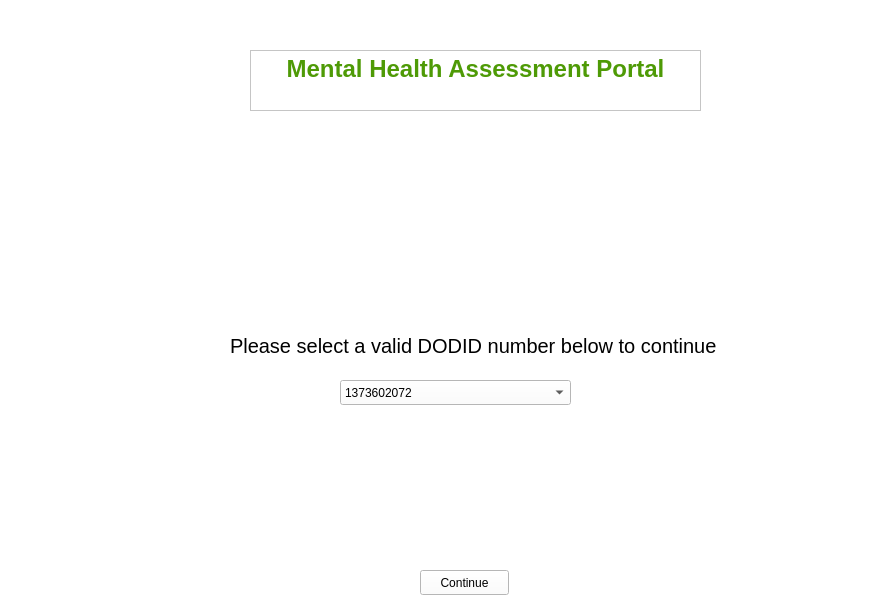
<?xml version="1.0" encoding="UTF-8"?>
<ui version="4.0">
 <class>DODID</class>
 <widget class="QWidget" name="DODID">
  <property name="geometry">
   <rect>
    <x>0</x>
    <y>0</y>
    <width>886</width>
    <height>615</height>
   </rect>
  </property>
  <property name="windowTitle">
   <string>Form</string>
  </property>
  <property name="styleSheet">
   <string notr="true">background-color:rgb(255, 255, 255)</string>
  </property>
  <widget class="QTextEdit" name="banner">
   <property name="geometry">
    <rect>
     <x>250</x>
     <y>50</y>
     <width>451</width>
     <height>61</height>
    </rect>
   </property>
   <property name="readOnly">
    <bool>true</bool>
   </property>
   <property name="html">
    <string>&lt;!DOCTYPE HTML PUBLIC &quot;-//W3C//DTD HTML 4.0//EN&quot; &quot;http://www.w3.org/TR/REC-html40/strict.dtd&quot;&gt;
&lt;html&gt;&lt;head&gt;&lt;meta name=&quot;qrichtext&quot; content=&quot;1&quot; /&gt;&lt;style type=&quot;text/css&quot;&gt;
p, li { white-space: pre-wrap; }
&lt;/style&gt;&lt;/head&gt;&lt;body style=&quot; font-family:'Ubuntu'; font-size:11pt; font-weight:400; font-style:normal;&quot;&gt;
&lt;p align=&quot;center&quot; style=&quot; margin-top:0px; margin-bottom:0px; margin-left:0px; margin-right:0px; -qt-block-indent:0; text-indent:0px;&quot;&gt;&lt;span style=&quot; font-size:18pt; font-weight:600; color:#4e9a06;&quot;&gt;Mental Health Assessment Portal&lt;/span&gt;&lt;/p&gt;&lt;/body&gt;&lt;/html&gt;</string>
   </property>
  </widget>
  <widget class="QLabel" name="label">
   <property name="geometry">
    <rect>
     <x>0</x>
     <y>0</y>
     <width>181</width>
     <height>141</height>
    </rect>
   </property>
   <property name="text">
    <string/>
   </property>
   <property name="pixmap">
    <pixmap>fdab4217-ca15-4704-ae4c-216721245620_1.6373d75f8bcf8cea46755552d5d19d71.jpeg</pixmap>
   </property>
   <property name="scaledContents">
    <bool>true</bool>
   </property>
   <property name="openExternalLinks">
    <bool>false</bool>
   </property>
   <property name="textInteractionFlags">
    <set>Qt::NoTextInteraction</set>
   </property>
  </widget>
  <widget class="QPushButton" name="cont">
   <property name="geometry">
    <rect>
     <x>420</x>
     <y>570</y>
     <width>89</width>
     <height>25</height>
    </rect>
   </property>
   <property name="text">
    <string>Continue</string>
   </property>
  </widget>
  <widget class="QLabel" name="label_2">
   <property name="geometry">
    <rect>
     <x>230</x>
     <y>320</y>
     <width>501</width>
     <height>51</height>
    </rect>
   </property>
   <property name="font">
    <font>
     <pointsize>15</pointsize>
    </font>
   </property>
   <property name="styleSheet">
    <string notr="true">font-color: rgb(78, 154, 6)</string>
   </property>
   <property name="text">
    <string>Please select a valid DODID number below to continue</string>
   </property>
  </widget>
  <widget class="QComboBox" name="comboBox">
   <property name="geometry">
    <rect>
     <x>340</x>
     <y>380</y>
     <width>231</width>
     <height>25</height>
    </rect>
   </property>
   <item>
    <property name="text">
     <string>1373602072</string>
    </property>
   </item>
   <item>
    <property name="text">
     <string>1232804757</string>
    </property>
   </item>
   <item>
    <property name="text">
     <string>9600726439</string>
    </property>
   </item>
   <item>
    <property name="text">
     <string>908275015</string>
    </property>
   </item>
   <item>
    <property name="text">
     <string>7382178904</string>
    </property>
   </item>
  </widget>
 </widget>
 <resources/>
 <connections/>
</ui>
